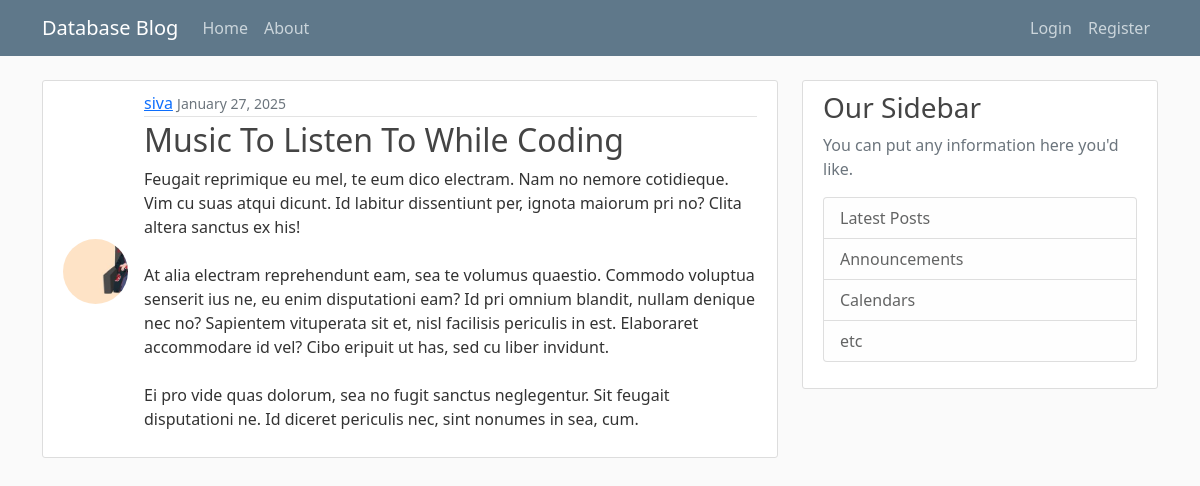
Page /post/25/ on the committed database.
### app/models.py (models this page shows, shortened)
class Post(models.Model):
    title = models.CharField(max_length=100)
    content = models.TextField()
    date_posted = models.DateTimeField(default=timezone.now)
    author = models.ForeignKey(User, on_delete=models.CASCADE)

### users/models.py (models this page shows, shortened)
class Profile(models.Model):
    user = models.OneToOneField(User, on_delete=models.CASCADE)
    image = models.ImageField(default='default.jpg', upload_to='profile_pics')

### app/views.py (the view)
# urls.py: path('post/<int:pk>/', PostDetailView.as_view(), name='post-detail'),
class PostDetailView(DetailView):
    model = Post
    template_name = 'blog/post_detail.html'

### app/templates/blog/post_detail.html (shortened to what this page needs)
{% extends "blog/base.html" %}
{% block content %}
    <article class="media content-section d-flex align-items-center mb-2 ">
        <img class="rounded-circle article-img mr-3" src="{{ object.author.profile.image.url }}">
        <div class="media-body">
            <div class="article-metadata">
                <a class="mr-2" href="{% url 'user-posts' object.author.username %}">{{ object.author }}</a>
                <small class="text-muted">{{ object.date_posted|date:"F d, Y" }}</small>
            </div>
            <h2 class="article-title" >{{ object.title }}</h2>
            <p class="article-content">{{ object.content }}</p>
        </div>
    </article>
{% endblock content %}

### app/static/blog/main.css (style rules this page uses)
body { background: #fafafa; color: #333333; margin-top: 5rem; }
h1, h2, h3, h4, h5, h6 { color: #444444; }
.content-section { background: #ffffff; padding: 10px 20px; border: 1px solid #dddddd; border-radius: 3px; margin-bottom: 20px; }
.article-title { color: #444444; }
.article-content { white-space: pre-line; }
.article-img { height: 65px; width: 65px; margin-right: 16px; object-fit: cover; margin-top: 5px; }
.article-metadata { padding-bottom: 1px; margin-bottom: 4px; border-bottom: 1px solid #e3e3e3 }
.media-body { flex: 1; }

### rows in the picture
Post: author.profile.image (picture), author "siva", date_posted "January 27, 2025", title "Music To Listen To While Coding", content "Feugait reprimique eu mel, te eum dico electram. Nam no nemore cotidieque. Vim cu suas atqui dicunt. Id labitur dissentiunt per, ignota maiorum pri no? Clita altera sanctus ex his! At alia electram reprehendunt eam, sea te volumus quaestio. Commodo voluptua senserit ius ne, eu enim disputationi eam? Id pri omnium blandit, nullam denique nec no? Sapientem vituperata sit et, nisl facilisis periculis in est. Elaboraret accommodare id vel? Cibo eripuit ut has, sed cu liber invidunt. Ei pro vide quas dolorum, sea no fugit sanctus neglegentur. Sit feugait disputationi ne. Id diceret periculis nec, sint nonumes in sea, cum."
